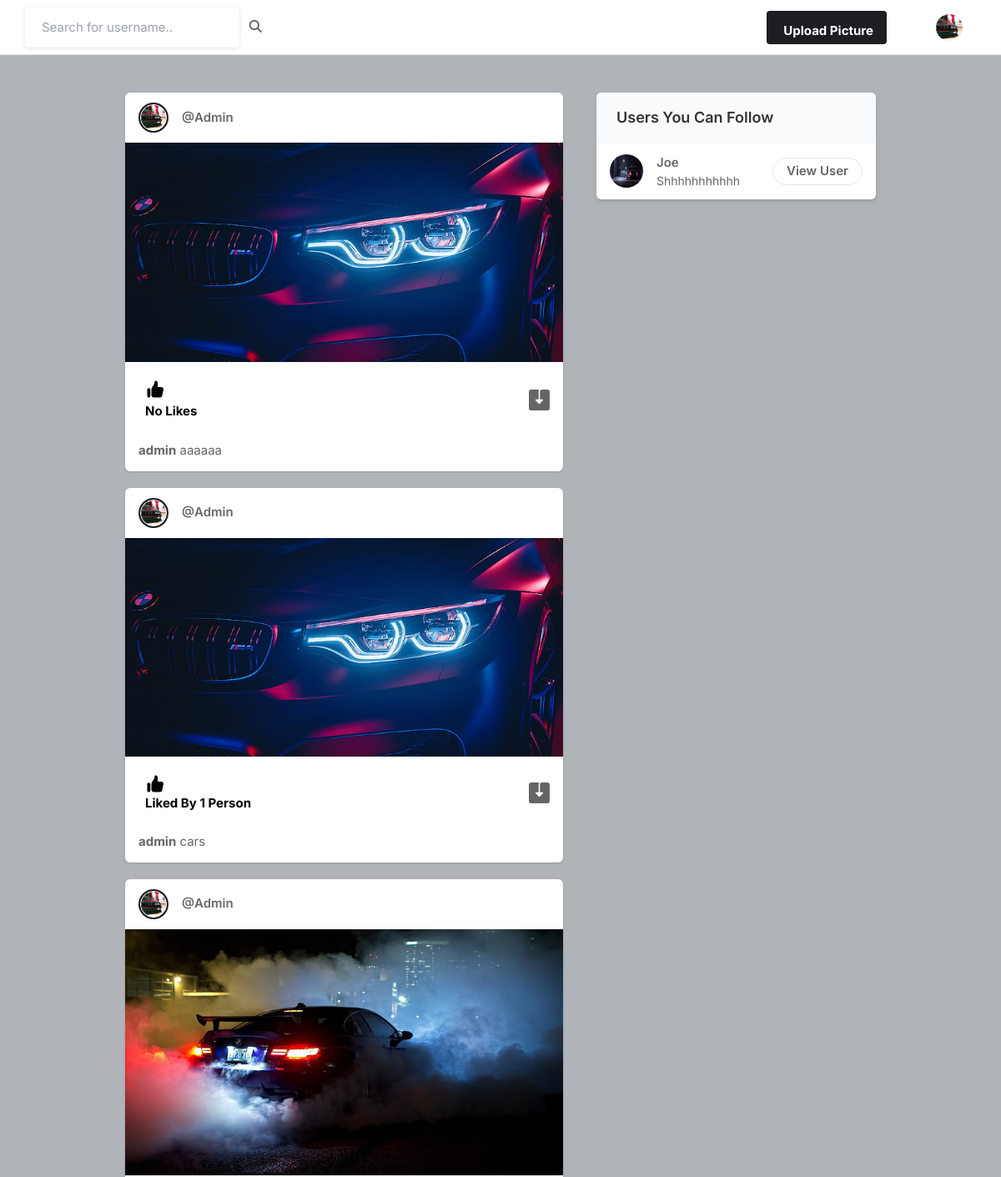
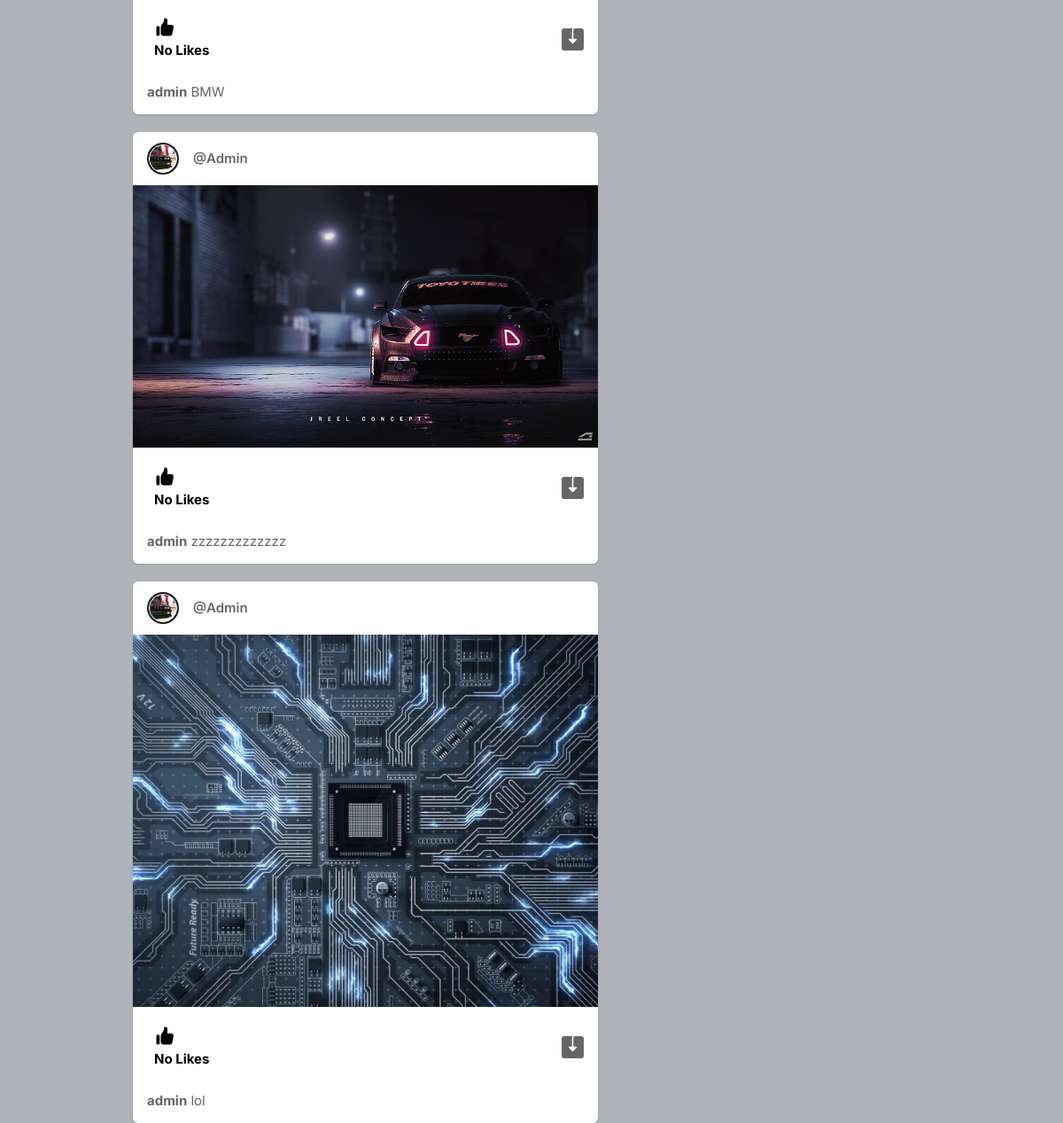
The page / (signed in) on the database its author committed (2 pictures, top to bottom).
### core/models.py (models this page shows, shortened)
class Profile(models.Model):
    user = models.ForeignKey(User,on_delete=models.CASCADE)
    id_user = models.IntegerField()
    bio = models.TextField(blank=True)
    profile_img = models.ImageField(upload_to='profile_images',default='blank-profile-picture.png')
    location = models.CharField(max_length=100,blank=True)

class Post(models.Model):
    id = models.UUIDField(primary_key=True,default=uuid.uuid4)
    user = models.CharField(max_length=100)
    image = models.ImageField(upload_to='post_images')
    caption = models.TextField()
    created_at = models.DateTimeField(default=datetime.now)
    num_of_likes = models.IntegerField(default=0)

### core/views.py (the view)
# urls.py: path('',views.index , name='index'),
@login_required(login_url='signin')
def index(request):
    user_object = User.objects.get(username=request.user.username)
    user_profile = Profile.objects.get(user=user_object)
    user_following_list = []
    feed = []
    user_following = FollowersCount.objects.filter(follower=request.user.username)
    for users in user_following:
        user_following_list.append(users.user)
    for usernames in user_following_list:
        feed_lists = Post.objects.filter(user=usernames)
        feed.append(feed_lists)
    feed_list = list(chain(*feed))
    all_users = User.objects.all()
    user_following_all = []
    for user in user_following:
        user_list = User.objects.get(username=user.user)
        user_following_all.append(user_list)
    new_suggestions_list = [x for x in list(all_users) if (x not in list(user_following_all))]
    current_user = User.objects.filter(username=request.user.username)
    final_suggestions_list = [x for x in list(new_suggestions_list) if (x not in list(current_user))]
    random.shuffle(final_suggestions_list)
    username_profile = []
    username_profile_list = []
    for users in final_suggestions_list:
        username_profile.append(users.id)
    for ids in username_profile:
        profile_lists = Profile.objects.filter(id_user=ids)
        username_profile_list.append(profile_lists)
    suggestions_username_profile_list = list(chain(*username_profile_list))
    return render(request, 'index.html', {'user_profile': user_profile, 'posts': feed_list,'suggestions_username_profile_list': suggestions_username_profile_list[:4]})

### templates/index.html (shortened to what this page needs)
{% load static %}
<!DOCTYPE html>
<html lang="en">
<head>
    <link rel="stylesheet" href="{% static 'assets/css/icons.css' %}">
    <link rel="stylesheet" href="{% static 'assets/css/uikit.css' %}">
    <link rel="stylesheet" href="{% static 'assets/css/style.css' %}">
    <link rel="stylesheet" href="{% static 'assets/css/tailwind.css' %}">
    <link rel="stylesheet" href="https://cdnjs.cloudflare.com/ajax/libs/font-awesome/4.7.0/css/font-awesome.min.css">
</head>
<body>
            <header>
                <div class="header_inner">
                    <form action="/search" method="POST">
                    <div class="left-side">
                            <input type="text" name="username" placeholder="Search for username..">&nbsp; &nbsp;
                            <button type="submit" ><i class="fa fa-search fa-1x"></i></button>
                    </div>
                </form>
                    <div class="right-side lg:pr-4">
                        <a href="#"
                            class="bg-pink-500 flex font-bold hidden hover:bg-pink-600 hover:text-white inline-block items-center lg:block max-h-10 mr-4 px-4 py-2 rounded shado text-white">
                              Upload Picture
                        </a>
                        <a href="#" class="header-links-item">
                        </a>
                        <a href="#">
                            <img src="{{user_profile.profile_img.url}}" class="header-avatar" alt="">
                        </a>
                    </div>
                </div>
            </header>
            <div class="container m-auto">
                <div class="lg:flex justify-center lg:space-x-10 lg:space-y-0 space-y-5">
                    <div class="space-y-5 flex-shrink-0 lg:w-7/12">
                        {% for post in posts reversed %}
                        <div class="bg-white shadow rounded-md  -mx-2 lg:mx-0">
                            <div class="flex justify-between items-center px-4 py-3">
                                <div class="flex flex-1 items-center space-x-4">
                                    <a href="#">
                                        <div class="bg-gradient-to-tr from-yellow-600 to-pink-600 p-0.5 rounded-full">
                                            <img src="{{user_profile.profile_img.url}}" class="bg-gray-200 border border-white rounded-full w-8 h-8">
                                        </div>
                                    </a>
                                    <span class="block capitalize font-semibold "><a href="/profile/{{post.user}}">@{{post.user}}</a></span>
                                </div>
                              <div>
                                <a href="#"> <i class="icon-feather-more-horizontal text-2xl hover:bg-gray-200 rounded-full p-2 transition -mr-1 "></i> </a>
                              </div>
                            </div>
                            <div uk-lightbox>
                                <a href="{{post.image.url}}">
                                    <img src="{{post.image.url}}" alt="">
                                </a>
                            </div>
                            <div class="py-3 px-4 space-y-3">
                                <div class="flex space-x-4 lg:font-bold">
                                    <a href="/like-post?post_id={{post.id}}" class="flex items-center space-x-2">
                                        <div class="p-2 rounded-full text-black">
                                            {% if post.num_of_likes == 0 %}
                                            <p>
                                                No Likes
                                            </p>
                                            {% elif post.num_of_likes == 1 %}
                                            Liked By {{post.num_of_likes}} Person
                                            {% else %}
                                            <p>
                                                Liked By {{post.num_of_likes}} Pepole
                                            </p>
                                            {% endif %}
                                        </div>
                                    </a>
                                    <a href="{{post.image.url}}" class="flex items-center space-x-2 flex-1 justify-end" download>
                                    </a>
                                </div>
<p>
    <a href="/profile/{{post.user}}"><strong>{{post.user}}</strong></a> {{post.caption}}
</p>
                            </div>
                        </div>
                        {% endfor %}
                    </div>
                    <div class="lg:w-5/12">
                        <div class="bg-white  shadow-md rounded-md overflow-hidden">
                            <div class="bg-gray-50  border-b border-gray-100 flex items-baseline justify-between py-4 px-6 ">
                                <h2 class="font-semibold text-lg">Users You Can Follow</h2>
                            </div>
                            <div class="divide-gray-300 divide-gray-50 divide-opacity-50 divide-y px-4 ">
                                {% for suggestion in suggestions_username_profile_list %}
                                <div class="flex items-center justify-between py-3">
                                    <div class="flex flex-1 items-center space-x-4">
                                        <a href="/profile/{{suggestion.user}}">
                                            <img src="{{suggestion.profile_img.url}}" class="bg-gray-200 rounded-full w-10 h-10">
                                        </a>
                                        <div class="flex flex-col">
                                            <span class="block capitalize font-semibold"> {{suggestion.user}} </span>
                                            <span class="block capitalize text-sm"> {{suggestion.bio}} </span>
                                        </div>
                                    </div>
                                    <a href="/profile/{{suggestion.user}}" class="border border-gray-200 font-semibold px-4 py-1 rounded-full hover:bg-pink-600 hover:text-white hover:border-pink-600 "> View User </a>
                                </div>
                                {% endfor %}
                            </div>
                        </div>
                    </div>
                </div>
            </div>
</body>
</html>

### static/assets/css/style.css (style rules this page uses)
body { background-color: #B0B3B8!important; }
button { vertical-align: middle; }
input { height: 48px; line-height: 48px; padding: 0 20px; outline: none; font-size: 15px; color: #808080; max-width: 100%; width: 100%; -webkit-box-sizing: border-box; box-sizing: border-box; display: block; font-weight: 400; opacity: 1; border-radius: 4px; border: none; -webkit-box-shadow: 0 1px 4px 0px rgba(0, 0, 0, 0.12); box-shadow: 0 1px 4px 0px rgba(0, 0, 0, 0.12); }
input[type="text"], input[type="password"], input[type="email"], input[type="number"] { height: 48px; line-height: 48px; padding: 0 20px; outline: none; font-size: 15px; color: #808080; max-width: 100%; width: 100%; -webkit-box-sizing: border-box; box-sizing: border-box; display: block; font-weight: 400; opacity: 1; border-radius: 4px; border: none; -webkit-box-shadow: 0 1px 4px 0px rgba(0, 0, 0, 0.12); box-shadow: 0 1px 4px 0px rgba(0, 0, 0, 0.12); }
input { -webkit-transition: all 0.1s ease-in-out; transition: all 0.1s ease-in-out; }
::placeholder { color: #808080; opacity: 1; }
button { border: none; margin: 0; padding: 0; width: auto; overflow: visible; background: transparent; color: inherit; font: inherit; line-height: normal; cursor: pointer; }
a { color: #be185d; -webkit-transition: 0.3s; transition: 0.3s; outline: none !important; }
button { outline: none !important; }
img { max-width: 100%; }
body { color: #666; font-size: 15px; line-height: 27px; background-color: #f0f2f5; font-family: "Inter", sans-serif; text-transform: none; }
body p { font-size: 15px; line-height: 27px; }
h1, h2, h3, h4, h5, h6 { font-family: "Inter", sans-serif; text-transform: none; }
input[type="text"], input[type="password"], input[type="email"] { font-family: "Inter", sans-serif; text-transform: none; }
button, body .pac-container { font-family: "Inter", sans-serif; text-transform: none; }
h1, h2, h3, h4, h5, h6 { color: #333; font-weight: 500; margin: 0; padding: 0; }
h2 { font-size: 26px; }
b, strong { font-weight: 700 !important; }
@media (min-width: 1024px) { .container { max-width: 900px !important; padding-top: 45px; } }
header { background-color: #fff; left: 0; right: 0; top: 0; z-index: 99; height: 66px; display: -webkit-box; display: -ms-flexbox; display: flex; -webkit-box-align: center; -ms-flex-align: center; align-items: center; border-bottom: 1px solid #e5e7eb; }
header .header_inner { display: -webkit-box; display: -ms-flexbox; display: flex; -webkit-box-align: center; -ms-flex-align: center; align-items: center; max-width: 1090px; margin: auto; width: 100%; max-width: 100% !important; padding: 0 30px; }
header .header_inner .left-side { display: -webkit-box; display: -ms-flexbox; display: flex; -webkit-box-align: center; -ms-flex-align: center; align-items: center; }
header .header_inner .right-side { display: -webkit-box; display: -ms-flexbox; display: flex; -webkit-box-align: center; -ms-flex-align: center; align-items: center; -webkit-box-pack: end; -ms-flex-pack: end; justify-content: flex-end; margin-left: auto; }
header .header_inner .right-side .header-links-item { padding: 10px; margin-left: 8px; }
header .header_inner .right-side .header-avatar { width: 32px; height: 32px; border-radius: 100%; margin-left: 15px; }

### rows shown on the page
Profile: profile_img (picture)
Post: profile_img (picture), user "Admin", image (picture), num_of_likes "No Likes", user "admin", caption "aaaaaa"
Post: profile_img (picture), user "Admin", image (picture), num_of_likes "1", user "admin", caption "cars"
Post: profile_img (picture), user "Admin", image (picture), num_of_likes "No Likes", user "admin", caption "BMW"
Post: profile_img (picture), user "Admin", image (picture), num_of_likes "No Likes", user "admin", caption "zzzzzzzzzzzzz"
Post: profile_img (picture), user "Admin", image (picture), num_of_likes "No Likes", user "admin", caption "lol"
Profile: profile_img (picture), user "Joe", bio "Shhhhhhhhhhh"
